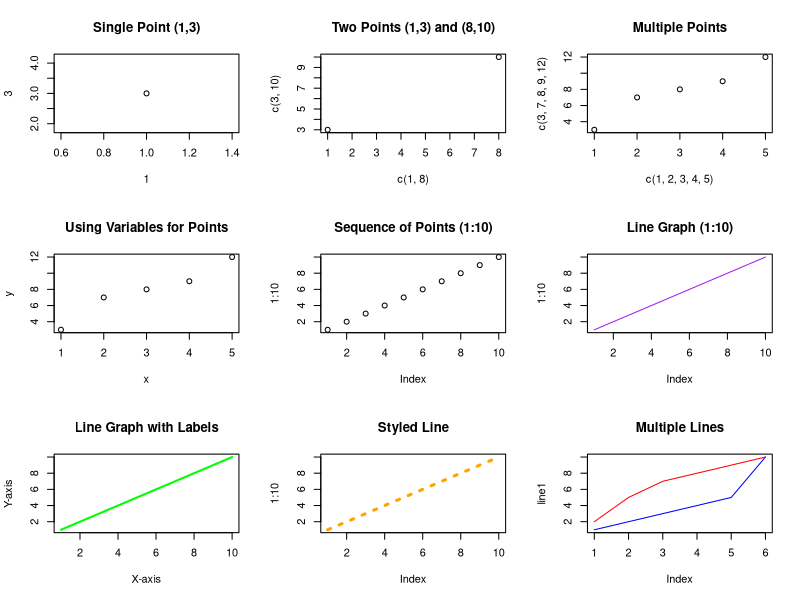

Write R code to recreate this figure.
par(mfrow=c(3,3))

plot(1, 3, main="Single Point (1,3)")

plot(c(1, 8), c(3, 10), main="Two Points (1,3) and (8,10)")

plot(c(1, 2, 3, 4, 5), c(3, 7, 8, 9, 12), main="Multiple Points")

x <- c(1, 2, 3, 4, 5)
y <- c(3, 7, 8, 9, 12)
plot(x, y, main="Using Variables for Points")

plot(1:10, main="Sequence of Points (1:10)")

plot(1:10, type="l", main="Line Graph (1:10)", col="purple")

plot(1:10, type="l", main="Line Graph with Labels", xlab="X-axis", ylab="Y-axis", col="green", lwd=2)

plot(1:10, type="l", main="Styled Line", col="orange", lwd=3, lty=3)

line1 <- c(1, 2, 3, 4, 5, 10)
line2 <- c(2, 5, 7, 8, 9, 10)
plot(line1, type="l", col="blue", main="Multiple Lines")
lines(line2, type="l", col="red")
